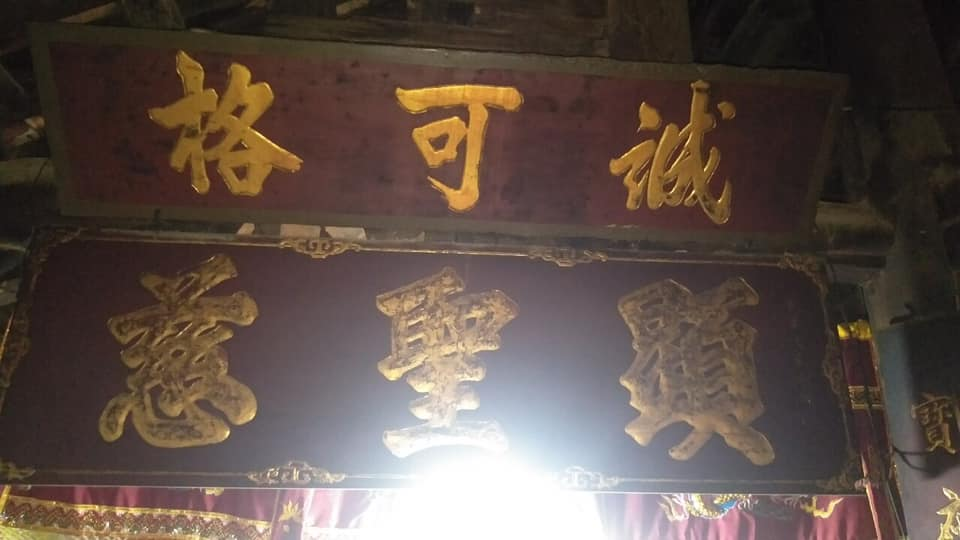
#> input picture img/0019.jpg, 960 x 540 px, found by its file name
$ python pred_ppocr_with_preproess.py
#> lines starting #> are read from the running program, lines starting #| are printed output that depends on the picture
import os
from pred_ppocr_baseline import PredictionPPOCR
import argparse
from PIL import Image
from typing import Text, List
import cv2
import numpy as np

def get_args():
    pass


def deskew(img):
    co_ords = np.column_stack(
        tup = np.where(img > 0)
    )

    angle = cv2.minAreaRect(points=co_ords)[-1]

    if angle < -45:
        angle = -(90 + angle)
    else:
        angle = -angle

    H, W = img.shape[:2]
    center = (
        W //2,
        H //2
    )

    M = cv2.getRotationMatrix2D(
        center= center,
        angle= angle,
        scale= 1.0
    )

    rotated = cv2.warpAffine(
        src = img,
        M = M,
        dsize= (W, H),
        flags= cv2.INTER_CUBIC,
        borderMode= cv2.BORDER_REPLICATE
    )

    return rotated

def remove_noise(img):
    return cv2.fastNlMeansDenoisingColored(
        src= img,
        dst= None,
        h = 10,
        hColor= 10,
        templateWindowSize= 7,
        searchWindowSize= 15
    )


def preprocess(
    img_path: Text = 'img/0012.jpg'
)->Image:
    # region 1: Read image
#> called with img_path = 'img/0019.jpg'
    img = cv2.imread(filename= img_path)
#> img is the input picture: shape (540, 960, 3); mean B, G, R 73.2, 81.1, 95.9
    # cv2.imshow(
    #     winname= 'src',
    #     mat= img
    # )
    H, W = img.shape[:2]
#> H = 540; W = 960
    # [28 lines of commented-out code are left out]
    img = remove_noise(img)
    # [26 lines of commented-out code are left out]
    img_yuv = cv2.cvtColor(
        src = img,
        code = cv2.COLOR_BGR2YUV
    )
#> img_yuv: shape (540, 960, 3); mean of channels 0, 1, 2 84, 122.5, 138
    img_yuv[:,:,0] = cv2.equalizeHist(
        src= img_yuv[:,:,0]
    )
#> img_yuv: shape (540, 960, 3); mean of channels 0, 1, 2 128.5, 122.5, 138
    img = cv2.cvtColor(
        src= img_yuv,
        code= cv2.COLOR_YUV2BGR
    )
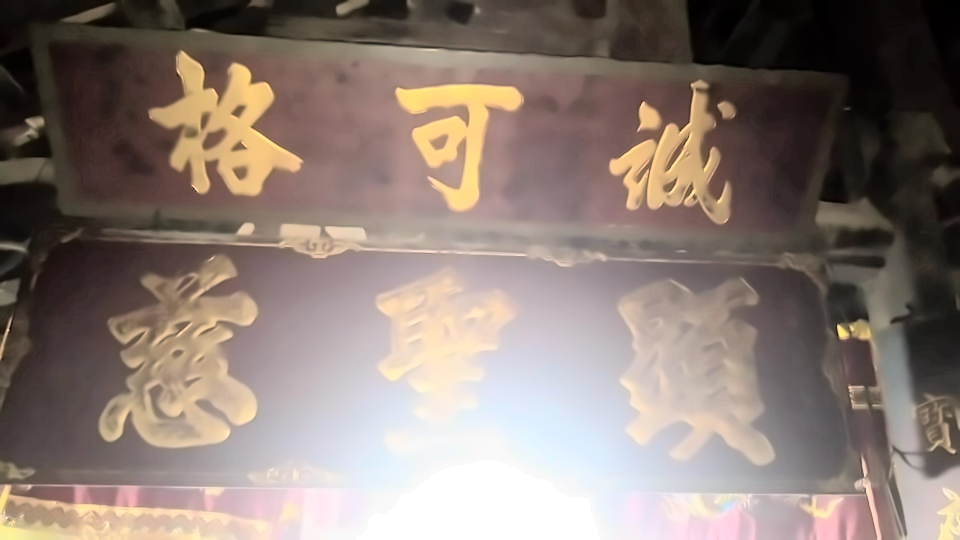
#> img: shape (540, 960, 3); mean B, G, R 117.3, 124.9, 139.6

    basename = os.path.basename(img_path)
    fn = basename.split('.')[0]
    cv2.imwrite(
        filename= f'output/{fn}.png',
        img= img
    )

    # cv2.imshow(
    #     winname= 'histogram_equalization',
    #     mat= img
    # )
    # endregion


if __name__ == "__main__":
    # # region get argument
    # parser = argparse.ArgumentParser()
    # parser.add_argument(
    #     '-ip',
    #     '--img_path',
    #     help="Path to folder contain images"
    # )
    # parser.add_argument(
    #     '-lb',
    #     '--json_path',
    #     help="Path to json"
    # )

    # parser.add_argument(
    #     '-gt',
    #     '--pred_path',
    #     help="Path to predicto truth"
    # )

    # args = parser.parse_args()
    # # endregon
    preprocess(img_path='img/0019.jpg')
    # cv2.waitKey(0)
    # cv2.destroyAllWindows()
